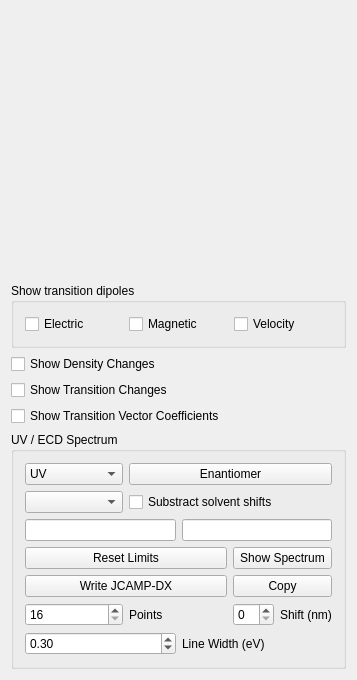
<?xml version="1.0" encoding="UTF-8"?>
<ui version="4.0">
 <class>QUVWidgetBase</class>
 <widget class="QWidget" name="QUVWidgetBase">
  <property name="geometry">
   <rect>
    <x>0</x>
    <y>0</y>
    <width>357</width>
    <height>680</height>
   </rect>
  </property>
  <property name="windowTitle">
   <string>Form1</string>
  </property>
  <layout class="QVBoxLayout" name="verticalLayout">
   <item>
    <widget class="QFrame" name="_uvFrame">
     <property name="frameShape">
      <enum>QFrame::StyledPanel</enum>
     </property>
     <property name="frameShadow">
      <enum>QFrame::Raised</enum>
     </property>
    </widget>
   </item>
   <item>
    <widget class="QLogTable" name="_transitionTable" native="true">
     <property name="sizePolicy">
      <sizepolicy hsizetype="Preferred" vsizetype="Expanding">
       <horstretch>0</horstretch>
       <verstretch>0</verstretch>
      </sizepolicy>
     </property>
     <property name="numRows" stdset="0">
      <number>3</number>
     </property>
     <property name="numCols" stdset="0">
      <number>2</number>
     </property>
    </widget>
   </item>
   <item>
    <widget class="QGroupBox" name="groupBox">
     <property name="title">
      <string>Show transition dipoles</string>
     </property>
     <layout class="QHBoxLayout" name="horizontalLayout_3">
      <item>
       <widget class="QCheckBox" name="_electricDipoleCheckBox">
        <property name="text">
         <string>Electric</string>
        </property>
       </widget>
      </item>
      <item>
       <widget class="QCheckBox" name="_magneticDipoleCheckBox">
        <property name="text">
         <string>Magnetic</string>
        </property>
       </widget>
      </item>
      <item>
       <widget class="QCheckBox" name="_velocityDipoleCheckBox">
        <property name="text">
         <string>Velocity</string>
        </property>
       </widget>
      </item>
     </layout>
    </widget>
   </item>
   <item>
    <layout class="QHBoxLayout" name="horizontalLayout_4">
     <item>
      <widget class="QCheckBox" name="_densityChangesCheckBox">
       <property name="text">
        <string>Show Density Changes</string>
       </property>
      </widget>
     </item>
    </layout>
   </item>
   <item>
    <widget class="QCheckBox" name="_transitionChangesCheckBox">
     <property name="text">
      <string>Show Transition Changes</string>
     </property>
    </widget>
   </item>
   <item>
    <widget class="QCheckBox" name="_transitionCoefficientsCheckBox">
     <property name="text">
      <string>Show Transition Vector Coefficients</string>
     </property>
    </widget>
   </item>
   <item>
    <widget class="QGroupBox" name="groupBox1">
     <property name="title">
      <string>UV / ECD Spectrum</string>
     </property>
     <layout class="QGridLayout" name="gridLayout">
      <item row="0" column="0">
       <widget class="QComboBox" name="_spectrumTypeComboBox">
        <item>
         <property name="text">
          <string>UV</string>
         </property>
        </item>
        <item>
         <property name="text">
          <string>ECD</string>
         </property>
        </item>
       </widget>
      </item>
      <item row="0" column="1" colspan="2">
       <widget class="QPushButton" name="_enantiomerButton">
        <property name="text">
         <string>Enantiomer</string>
        </property>
        <property name="checkable">
         <bool>true</bool>
        </property>
       </widget>
      </item>
      <item row="1" column="0">
       <widget class="QComboBox" name="_ECDFormalismComboBox"/>
      </item>
      <item row="1" column="1" colspan="2">
       <widget class="QCheckBox" name="_solventShiftCheckBox">
        <property name="text">
         <string>Substract solvent shifts</string>
        </property>
       </widget>
      </item>
      <item row="2" column="0" colspan="3">
       <layout class="QHBoxLayout">
        <item>
         <widget class="QLineEdit" name="_rightLimitLineEdit"/>
        </item>
        <item>
         <widget class="QLineEdit" name="_leftLimitLineEdit"/>
        </item>
       </layout>
      </item>
      <item row="3" column="0" colspan="2">
       <layout class="QVBoxLayout">
        <item>
         <widget class="QPushButton" name="_resetLimitsButton">
          <property name="text">
           <string>Reset Limits</string>
          </property>
         </widget>
        </item>
        <item>
         <widget class="QPushButton" name="_exportIRButton">
          <property name="text">
           <string>Write JCAMP-DX</string>
          </property>
         </widget>
        </item>
       </layout>
      </item>
      <item row="3" column="2">
       <layout class="QVBoxLayout">
        <item>
         <widget class="QPushButton" name="showSpecButton">
          <property name="text">
           <string>Show Spectrum</string>
          </property>
         </widget>
        </item>
        <item>
         <widget class="QPushButton" name="_copyButton">
          <property name="text">
           <string>Copy</string>
          </property>
         </widget>
        </item>
       </layout>
      </item>
      <item row="4" column="0" colspan="2">
       <layout class="QHBoxLayout" name="horizontalLayout">
        <item>
         <widget class="QSpinBox" name="_numpoints">
          <property name="minimum">
           <number>16</number>
          </property>
          <property name="maximum">
           <number>65536</number>
          </property>
          <property name="singleStep">
           <number>1</number>
          </property>
         </widget>
        </item>
        <item>
         <widget class="QLabel" name="label_3">
          <property name="text">
           <string>Points</string>
          </property>
         </widget>
        </item>
       </layout>
      </item>
      <item row="4" column="2">
       <layout class="QHBoxLayout" name="horizontalLayout_2">
        <item>
         <widget class="QSpinBox" name="_shift"/>
        </item>
        <item>
         <widget class="QLabel" name="label_2">
          <property name="text">
           <string>Shift (nm)</string>
          </property>
         </widget>
        </item>
       </layout>
      </item>
      <item row="5" column="0" colspan="3">
       <layout class="QHBoxLayout">
        <item>
         <widget class="QDoubleSpinBox" name="_lineWidthSpinBox">
          <property name="sizePolicy">
           <sizepolicy hsizetype="Preferred" vsizetype="Fixed">
            <horstretch>0</horstretch>
            <verstretch>0</verstretch>
           </sizepolicy>
          </property>
          <property name="minimum">
           <double>0.100000000000000</double>
          </property>
          <property name="maximum">
           <double>4.000000000000000</double>
          </property>
          <property name="singleStep">
           <double>0.010000000000000</double>
          </property>
          <property name="value">
           <double>0.300000000000000</double>
          </property>
         </widget>
        </item>
        <item>
         <widget class="QLabel" name="textLabel1_2">
          <property name="text">
           <string>Line Width (eV)</string>
          </property>
          <property name="wordWrap">
           <bool>false</bool>
          </property>
         </widget>
        </item>
       </layout>
      </item>
     </layout>
    </widget>
   </item>
  </layout>
 </widget>
 <layoutdefault spacing="6" margin="11"/>
 <pixmapfunction>qPixmapFromMimeSource</pixmapfunction>
 <customwidgets>
  <customwidget>
   <class>QLogTable</class>
   <extends>QWidget</extends>
   <header>qlogtable.h</header>
  </customwidget>
 </customwidgets>
 <resources/>
 <connections/>
</ui>
